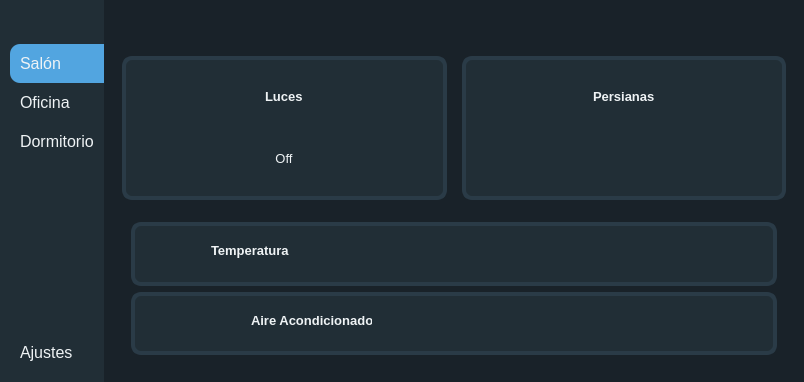
<?xml version="1.0" encoding="UTF-8"?>
<ui version="4.0">
 <class>MainWindow</class>
 <widget class="QMainWindow" name="MainWindow">
  <property name="geometry">
   <rect>
    <x>0</x>
    <y>0</y>
    <width>804</width>
    <height>382</height>
   </rect>
  </property>
  <property name="windowTitle">
   <string>MainWindow</string>
  </property>
  <property name="styleSheet">
   <string notr="true">*{
	border: none;
	background-color: transparent;
	background: transparent;
	padding: 0;
	margin: 0;
	color: #eff3f5;
}

#centralwidget{
	background-color: #192229;
}

#leftMenuSubcontainer{
	background-color: #212e36;
}

#leftMenuSubcontainer QPushButton{
	text-align: left;
	padding: 10px 10px;
	border-top-left-radius: 10px;
	border-bottom-left-radius: 10px;
}

#ports, #budrates, #lights, #blinds, #temperature, #airConditioner{
	background-color: #212e36;
	border-radius: 10px;
	border-style: solid;
	border-width: 4px;
	border-color: #2a3b47;
}
#control_buttons QPushButton{
	background-color: #52a5e0;
	border-radius: 15px;
	padding: 5px 20px;
}
</string>
  </property>
  <widget class="QWidget" name="centralwidget">
   <property name="styleSheet">
    <string notr="true"/>
   </property>
   <layout class="QHBoxLayout" name="horizontalLayout">
    <property name="spacing">
     <number>0</number>
    </property>
    <property name="sizeConstraint">
     <enum>QLayout::SetDefaultConstraint</enum>
    </property>
    <property name="leftMargin">
     <number>0</number>
    </property>
    <property name="topMargin">
     <number>0</number>
    </property>
    <property name="rightMargin">
     <number>0</number>
    </property>
    <property name="bottomMargin">
     <number>0</number>
    </property>
    <item>
     <widget class="QWidget" name="leftMenuContainer" native="true">
      <layout class="QVBoxLayout" name="verticalLayout">
       <property name="spacing">
        <number>0</number>
       </property>
       <property name="leftMargin">
        <number>0</number>
       </property>
       <property name="topMargin">
        <number>0</number>
       </property>
       <property name="rightMargin">
        <number>0</number>
       </property>
       <property name="bottomMargin">
        <number>0</number>
       </property>
       <item alignment="Qt::AlignLeft">
        <widget class="QWidget" name="leftMenuSubcontainer" native="true">
         <layout class="QVBoxLayout" name="verticalLayout_2">
          <property name="spacing">
           <number>0</number>
          </property>
          <property name="leftMargin">
           <number>10</number>
          </property>
          <property name="topMargin">
           <number>0</number>
          </property>
          <property name="rightMargin">
           <number>0</number>
          </property>
          <property name="bottomMargin">
           <number>0</number>
          </property>
          <item alignment="Qt::AlignTop">
           <widget class="QFrame" name="frame">
            <property name="frameShape">
             <enum>QFrame::StyledPanel</enum>
            </property>
            <property name="frameShadow">
             <enum>QFrame::Raised</enum>
            </property>
            <layout class="QHBoxLayout" name="horizontalLayout_2">
             <property name="spacing">
              <number>0</number>
             </property>
             <property name="leftMargin">
              <number>0</number>
             </property>
             <property name="topMargin">
              <number>0</number>
             </property>
             <property name="rightMargin">
              <number>0</number>
             </property>
             <property name="bottomMargin">
              <number>0</number>
             </property>
             <item>
              <widget class="QPushButton" name="menuBtn">
               <property name="toolTip">
                <string>Menu</string>
               </property>
               <property name="text">
                <string/>
               </property>
               <property name="icon">
                <iconset resource="resources.qrc">
                 <normaloff>:/icons/icons/menu.svg</normaloff>:/icons/icons/menu.svg</iconset>
               </property>
               <property name="iconSize">
                <size>
                 <width>24</width>
                 <height>24</height>
                </size>
               </property>
              </widget>
             </item>
            </layout>
           </widget>
          </item>
          <item alignment="Qt::AlignTop">
           <widget class="QFrame" name="frame_2">
            <property name="frameShape">
             <enum>QFrame::StyledPanel</enum>
            </property>
            <property name="frameShadow">
             <enum>QFrame::Raised</enum>
            </property>
            <layout class="QVBoxLayout" name="verticalLayout_3">
             <property name="spacing">
              <number>0</number>
             </property>
             <property name="leftMargin">
              <number>0</number>
             </property>
             <property name="topMargin">
              <number>10</number>
             </property>
             <property name="rightMargin">
              <number>0</number>
             </property>
             <property name="bottomMargin">
              <number>10</number>
             </property>
             <item>
              <widget class="QPushButton" name="livingroomBtn">
               <property name="font">
                <font>
                 <pointsize>12</pointsize>
                </font>
               </property>
               <property name="toolTip">
                <string>Show Livingroom</string>
               </property>
               <property name="styleSheet">
                <string notr="true">background-color: #52a5e0;</string>
               </property>
               <property name="text">
                <string>Salón</string>
               </property>
               <property name="icon">
                <iconset resource="resources.qrc">
                 <normaloff>:/icons/icons/tv.svg</normaloff>:/icons/icons/tv.svg</iconset>
               </property>
               <property name="iconSize">
                <size>
                 <width>24</width>
                 <height>24</height>
                </size>
               </property>
              </widget>
             </item>
             <item>
              <widget class="QPushButton" name="officeBtn">
               <property name="font">
                <font>
                 <pointsize>12</pointsize>
                </font>
               </property>
               <property name="toolTip">
                <string>Show Office</string>
               </property>
               <property name="text">
                <string>Oficina</string>
               </property>
               <property name="icon">
                <iconset resource="resources.qrc">
                 <normaloff>:/icons/icons/archive.svg</normaloff>:/icons/icons/archive.svg</iconset>
               </property>
               <property name="iconSize">
                <size>
                 <width>24</width>
                 <height>24</height>
                </size>
               </property>
              </widget>
             </item>
             <item>
              <widget class="QPushButton" name="bedroomBtn">
               <property name="font">
                <font>
                 <pointsize>12</pointsize>
                </font>
               </property>
               <property name="toolTip">
                <string>Show Bedroom</string>
               </property>
               <property name="text">
                <string>Dormitorio</string>
               </property>
               <property name="icon">
                <iconset resource="resources.qrc">
                 <normaloff>:/icons/icons/bed.png</normaloff>:/icons/icons/bed.png</iconset>
               </property>
               <property name="iconSize">
                <size>
                 <width>24</width>
                 <height>24</height>
                </size>
               </property>
              </widget>
             </item>
            </layout>
           </widget>
          </item>
          <item>
           <spacer name="verticalSpacer">
            <property name="orientation">
             <enum>Qt::Vertical</enum>
            </property>
            <property name="sizeHint" stdset="0">
             <size>
              <width>20</width>
              <height>40</height>
             </size>
            </property>
           </spacer>
          </item>
          <item alignment="Qt::AlignBottom">
           <widget class="QFrame" name="frame_3">
            <property name="frameShape">
             <enum>QFrame::StyledPanel</enum>
            </property>
            <property name="frameShadow">
             <enum>QFrame::Raised</enum>
            </property>
            <layout class="QHBoxLayout" name="horizontalLayout_4">
             <property name="spacing">
              <number>0</number>
             </property>
             <property name="leftMargin">
              <number>0</number>
             </property>
             <property name="topMargin">
              <number>10</number>
             </property>
             <property name="rightMargin">
              <number>0</number>
             </property>
             <property name="bottomMargin">
              <number>10</number>
             </property>
             <item>
              <widget class="QPushButton" name="settingsBtn">
               <property name="font">
                <font>
                 <pointsize>12</pointsize>
                </font>
               </property>
               <property name="toolTip">
                <string>Go to Settings</string>
               </property>
               <property name="text">
                <string>Ajustes</string>
               </property>
               <property name="icon">
                <iconset resource="resources.qrc">
                 <normaloff>:/icons/icons/settings.svg</normaloff>:/icons/icons/settings.svg</iconset>
               </property>
               <property name="iconSize">
                <size>
                 <width>24</width>
                 <height>24</height>
                </size>
               </property>
              </widget>
             </item>
            </layout>
           </widget>
          </item>
         </layout>
        </widget>
       </item>
      </layout>
     </widget>
    </item>
    <item>
     <widget class="QWidget" name="mainBodyContainer" native="true">
      <property name="sizePolicy">
       <sizepolicy hsizetype="Expanding" vsizetype="Preferred">
        <horstretch>0</horstretch>
        <verstretch>0</verstretch>
       </sizepolicy>
      </property>
      <layout class="QVBoxLayout" name="verticalLayout_4">
       <item alignment="Qt::AlignTop">
        <widget class="QWidget" name="headerContainer" native="true">
         <property name="sizePolicy">
          <sizepolicy hsizetype="Preferred" vsizetype="Fixed">
           <horstretch>0</horstretch>
           <verstretch>0</verstretch>
          </sizepolicy>
         </property>
         <layout class="QHBoxLayout" name="horizontalLayout_7">
          <property name="spacing">
           <number>0</number>
          </property>
          <property name="leftMargin">
           <number>0</number>
          </property>
          <property name="topMargin">
           <number>0</number>
          </property>
          <property name="rightMargin">
           <number>0</number>
          </property>
          <property name="bottomMargin">
           <number>0</number>
          </property>
          <item>
           <widget class="QFrame" name="logo">
            <property name="frameShape">
             <enum>QFrame::StyledPanel</enum>
            </property>
            <property name="frameShadow">
             <enum>QFrame::Raised</enum>
            </property>
           </widget>
          </item>
          <item>
           <widget class="QFrame" name="botones_ventana">
            <property name="sizePolicy">
             <sizepolicy hsizetype="Fixed" vsizetype="Preferred">
              <horstretch>0</horstretch>
              <verstretch>0</verstretch>
             </sizepolicy>
            </property>
            <property name="frameShape">
             <enum>QFrame::StyledPanel</enum>
            </property>
            <property name="frameShadow">
             <enum>QFrame::Raised</enum>
            </property>
            <layout class="QHBoxLayout" name="horizontalLayout_8">
             <item>
              <widget class="QPushButton" name="minimizeBtn">
               <property name="sizePolicy">
                <sizepolicy hsizetype="Preferred" vsizetype="Fixed">
                 <horstretch>0</horstretch>
                 <verstretch>0</verstretch>
                </sizepolicy>
               </property>
               <property name="minimumSize">
                <size>
                 <width>40</width>
                 <height>0</height>
                </size>
               </property>
               <property name="text">
                <string/>
               </property>
               <property name="icon">
                <iconset resource="resources.qrc">
                 <normaloff>:/icons/icons/minus.svg</normaloff>:/icons/icons/minus.svg</iconset>
               </property>
               <property name="iconSize">
                <size>
                 <width>16</width>
                 <height>16</height>
                </size>
               </property>
              </widget>
             </item>
             <item>
              <widget class="QPushButton" name="maximizeBtn">
               <property name="sizePolicy">
                <sizepolicy hsizetype="Preferred" vsizetype="Fixed">
                 <horstretch>0</horstretch>
                 <verstretch>0</verstretch>
                </sizepolicy>
               </property>
               <property name="minimumSize">
                <size>
                 <width>40</width>
                 <height>0</height>
                </size>
               </property>
               <property name="text">
                <string/>
               </property>
               <property name="icon">
                <iconset resource="resources.qrc">
                 <normaloff>:/icons/icons/square.svg</normaloff>:/icons/icons/square.svg</iconset>
               </property>
               <property name="iconSize">
                <size>
                 <width>16</width>
                 <height>16</height>
                </size>
               </property>
              </widget>
             </item>
             <item>
              <widget class="QPushButton" name="closeBtn">
               <property name="sizePolicy">
                <sizepolicy hsizetype="Preferred" vsizetype="Fixed">
                 <horstretch>0</horstretch>
                 <verstretch>0</verstretch>
                </sizepolicy>
               </property>
               <property name="minimumSize">
                <size>
                 <width>40</width>
                 <height>0</height>
                </size>
               </property>
               <property name="text">
                <string/>
               </property>
               <property name="icon">
                <iconset resource="resources.qrc">
                 <normaloff>:/icons/icons/x.svg</normaloff>:/icons/icons/x.svg</iconset>
               </property>
               <property name="iconSize">
                <size>
                 <width>16</width>
                 <height>16</height>
                </size>
               </property>
              </widget>
             </item>
            </layout>
           </widget>
          </item>
         </layout>
        </widget>
       </item>
       <item>
        <widget class="QStackedWidget" name="stackedWidget">
         <property name="sizePolicy">
          <sizepolicy hsizetype="Preferred" vsizetype="Preferred">
           <horstretch>0</horstretch>
           <verstretch>0</verstretch>
          </sizepolicy>
         </property>
         <property name="styleSheet">
          <string notr="true"/>
         </property>
         <property name="currentIndex">
          <number>0</number>
         </property>
         <widget class="QWidget" name="livingroomPage">
          <layout class="QVBoxLayout" name="verticalLayout_5">
           <item>
            <widget class="QWidget" name="lights_blinds" native="true">
             <layout class="QHBoxLayout" name="horizontalLayout_9">
              <property name="spacing">
               <number>15</number>
              </property>
              <property name="leftMargin">
               <number>0</number>
              </property>
              <property name="topMargin">
               <number>0</number>
              </property>
              <property name="rightMargin">
               <number>0</number>
              </property>
              <property name="bottomMargin">
               <number>7</number>
              </property>
              <item>
               <widget class="QFrame" name="lights">
                <property name="frameShape">
                 <enum>QFrame::StyledPanel</enum>
                </property>
                <property name="frameShadow">
                 <enum>QFrame::Raised</enum>
                </property>
                <layout class="QVBoxLayout" name="verticalLayout_11">
                 <item alignment="Qt::AlignHCenter|Qt::AlignVCenter">
                  <widget class="QLabel" name="label_7">
                   <property name="font">
                    <font>
                     <pointsize>10</pointsize>
                     <weight>75</weight>
                     <bold>true</bold>
                    </font>
                   </property>
                   <property name="text">
                    <string>Luces</string>
                   </property>
                  </widget>
                 </item>
                 <item alignment="Qt::AlignHCenter|Qt::AlignVCenter">
                  <widget class="QPushButton" name="pushButton">
                   <property name="sizePolicy">
                    <sizepolicy hsizetype="Preferred" vsizetype="Fixed">
                     <horstretch>0</horstretch>
                     <verstretch>0</verstretch>
                    </sizepolicy>
                   </property>
                   <property name="font">
                    <font>
                     <pointsize>10</pointsize>
                    </font>
                   </property>
                   <property name="text">
                    <string>Off</string>
                   </property>
                   <property name="icon">
                    <iconset resource="resources.qrc">
                     <normaloff>:/icons/icons/toggle-left.svg</normaloff>:/icons/icons/toggle-left.svg</iconset>
                   </property>
                   <property name="iconSize">
                    <size>
                     <width>24</width>
                     <height>24</height>
                    </size>
                   </property>
                  </widget>
                 </item>
                </layout>
               </widget>
              </item>
              <item>
               <widget class="QFrame" name="blinds">
                <property name="frameShape">
                 <enum>QFrame::StyledPanel</enum>
                </property>
                <property name="frameShadow">
                 <enum>QFrame::Raised</enum>
                </property>
                <layout class="QVBoxLayout" name="verticalLayout_10">
                 <item alignment="Qt::AlignHCenter|Qt::AlignVCenter">
                  <widget class="QLabel" name="label_8">
                   <property name="font">
                    <font>
                     <pointsize>10</pointsize>
                     <weight>75</weight>
                     <bold>true</bold>
                    </font>
                   </property>
                   <property name="text">
                    <string>Persianas</string>
                   </property>
                  </widget>
                 </item>
                 <item>
                  <widget class="QFrame" name="frame_4">
                   <property name="frameShape">
                    <enum>QFrame::StyledPanel</enum>
                   </property>
                   <property name="frameShadow">
                    <enum>QFrame::Raised</enum>
                   </property>
                   <layout class="QHBoxLayout" name="horizontalLayout_10">
                    <item>
                     <widget class="QPushButton" name="livingBlindDownBtn">
                      <property name="text">
                       <string/>
                      </property>
                      <property name="icon">
                       <iconset resource="resources.qrc">
                        <normaloff>:/icons/icons/chevrons-down.svg</normaloff>:/icons/icons/chevrons-down.svg</iconset>
                      </property>
                      <property name="iconSize">
                       <size>
                        <width>24</width>
                        <height>24</height>
                       </size>
                      </property>
                     </widget>
                    </item>
                    <item>
                     <widget class="QPushButton" name="livingBlindUpBtn">
                      <property name="text">
                       <string/>
                      </property>
                      <property name="icon">
                       <iconset resource="resources.qrc">
                        <normaloff>:/icons/icons/chevrons-up.svg</normaloff>:/icons/icons/chevrons-up.svg</iconset>
                      </property>
                      <property name="iconSize">
                       <size>
                        <width>24</width>
                        <height>24</height>
                       </size>
                      </property>
                     </widget>
                    </item>
                   </layout>
                  </widget>
                 </item>
                </layout>
               </widget>
              </item>
             </layout>
            </widget>
           </item>
           <item>
            <widget class="QWidget" name="temp_airConditioner" native="true">
             <layout class="QVBoxLayout" name="verticalLayout_9">
              <item>
               <widget class="QFrame" name="temperature">
                <property name="frameShape">
                 <enum>QFrame::StyledPanel</enum>
                </property>
                <property name="frameShadow">
                 <enum>QFrame::Raised</enum>
                </property>
                <widget class="QLabel" name="label">
                 <property name="geometry">
                  <rect>
                   <x>80</x>
                   <y>20</y>
                   <width>111</width>
                   <height>16</height>
                  </rect>
                 </property>
                 <property name="font">
                  <font>
                   <pointsize>10</pointsize>
                   <weight>75</weight>
                   <bold>true</bold>
                  </font>
                 </property>
                 <property name="text">
                  <string>Temperatura</string>
                 </property>
                </widget>
               </widget>
              </item>
              <item>
               <widget class="QFrame" name="airConditioner">
                <property name="frameShape">
                 <enum>QFrame::StyledPanel</enum>
                </property>
                <property name="frameShadow">
                 <enum>QFrame::Raised</enum>
                </property>
                <widget class="QLabel" name="label_6">
                 <property name="geometry">
                  <rect>
                   <x>120</x>
                   <y>20</y>
                   <width>121</width>
                   <height>16</height>
                  </rect>
                 </property>
                 <property name="font">
                  <font>
                   <pointsize>10</pointsize>
                   <weight>75</weight>
                   <bold>true</bold>
                  </font>
                 </property>
                 <property name="text">
                  <string>Aire Acondicionado</string>
                 </property>
                </widget>
               </widget>
              </item>
             </layout>
            </widget>
           </item>
          </layout>
         </widget>
         <widget class="QWidget" name="officePage">
          <layout class="QVBoxLayout" name="verticalLayout_6">
           <item>
            <widget class="QLabel" name="label_2">
             <property name="text">
              <string>Oficina</string>
             </property>
             <property name="alignment">
              <set>Qt::AlignCenter</set>
             </property>
            </widget>
           </item>
          </layout>
         </widget>
         <widget class="QWidget" name="bedroomPage">
          <layout class="QVBoxLayout" name="verticalLayout_7">
           <item>
            <widget class="QLabel" name="label_3">
             <property name="text">
              <string>Dormitorio</string>
             </property>
             <property name="alignment">
              <set>Qt::AlignCenter</set>
             </property>
            </widget>
           </item>
          </layout>
         </widget>
         <widget class="QWidget" name="settingsPage">
          <layout class="QVBoxLayout" name="verticalLayout_8">
           <item>
            <spacer name="verticalSpacer_2">
             <property name="orientation">
              <enum>Qt::Vertical</enum>
             </property>
             <property name="sizeHint" stdset="0">
              <size>
               <width>20</width>
               <height>40</height>
              </size>
             </property>
            </spacer>
           </item>
           <item alignment="Qt::AlignVCenter">
            <widget class="QFrame" name="ports">
             <property name="styleSheet">
              <string notr="true"/>
             </property>
             <property name="frameShape">
              <enum>QFrame::StyledPanel</enum>
             </property>
             <property name="frameShadow">
              <enum>QFrame::Raised</enum>
             </property>
             <layout class="QHBoxLayout" name="horizontalLayout_3">
              <item alignment="Qt::AlignHCenter">
               <widget class="QLabel" name="label_4">
                <property name="font">
                 <font>
                  <pointsize>10</pointsize>
                  <weight>75</weight>
                  <bold>true</bold>
                 </font>
                </property>
                <property name="text">
                 <string>Serial Port</string>
                </property>
                <property name="textFormat">
                 <enum>Qt::AutoText</enum>
                </property>
                <property name="scaledContents">
                 <bool>false</bool>
                </property>
               </widget>
              </item>
              <item alignment="Qt::AlignHCenter">
               <widget class="QComboBox" name="serial_ports_list">
                <property name="sizePolicy">
                 <sizepolicy hsizetype="Preferred" vsizetype="Fixed">
                  <horstretch>0</horstretch>
                  <verstretch>0</verstretch>
                 </sizepolicy>
                </property>
                <property name="font">
                 <font>
                  <pointsize>10</pointsize>
                 </font>
                </property>
               </widget>
              </item>
             </layout>
            </widget>
           </item>
           <item alignment="Qt::AlignVCenter">
            <widget class="QFrame" name="budrates">
             <property name="sizePolicy">
              <sizepolicy hsizetype="Preferred" vsizetype="Preferred">
               <horstretch>0</horstretch>
               <verstretch>0</verstretch>
              </sizepolicy>
             </property>
             <property name="frameShape">
              <enum>QFrame::StyledPanel</enum>
             </property>
             <property name="frameShadow">
              <enum>QFrame::Raised</enum>
             </property>
             <layout class="QHBoxLayout" name="horizontalLayout_5">
              <item alignment="Qt::AlignHCenter">
               <widget class="QLabel" name="label_5">
                <property name="font">
                 <font>
                  <pointsize>10</pointsize>
                  <weight>75</weight>
                  <bold>true</bold>
                 </font>
                </property>
                <property name="text">
                 <string>Baudrate</string>
                </property>
               </widget>
              </item>
              <item alignment="Qt::AlignHCenter">
               <widget class="QComboBox" name="baudrates_list">
                <property name="font">
                 <font>
                  <pointsize>10</pointsize>
                 </font>
                </property>
               </widget>
              </item>
             </layout>
            </widget>
           </item>
           <item alignment="Qt::AlignVCenter">
            <widget class="QFrame" name="control_buttons">
             <property name="frameShape">
              <enum>QFrame::StyledPanel</enum>
             </property>
             <property name="frameShadow">
              <enum>QFrame::Raised</enum>
             </property>
             <layout class="QHBoxLayout" name="horizontalLayout_6">
              <item>
               <widget class="QPushButton" name="updateBtn">
                <property name="sizePolicy">
                 <sizepolicy hsizetype="Fixed" vsizetype="Fixed">
                  <horstretch>0</horstretch>
                  <verstretch>0</verstretch>
                 </sizepolicy>
                </property>
                <property name="font">
                 <font>
                  <pointsize>10</pointsize>
                  <weight>75</weight>
                  <bold>true</bold>
                 </font>
                </property>
                <property name="text">
                 <string>Actualizar Puertos</string>
                </property>
               </widget>
              </item>
              <item>
               <widget class="QPushButton" name="connectBtn">
                <property name="sizePolicy">
                 <sizepolicy hsizetype="Fixed" vsizetype="Fixed">
                  <horstretch>0</horstretch>
                  <verstretch>0</verstretch>
                 </sizepolicy>
                </property>
                <property name="font">
                 <font>
                  <pointsize>10</pointsize>
                  <weight>75</weight>
                  <bold>true</bold>
                 </font>
                </property>
                <property name="text">
                 <string>Conectar </string>
                </property>
               </widget>
              </item>
              <item>
               <widget class="QPushButton" name="disconnectBtn">
                <property name="sizePolicy">
                 <sizepolicy hsizetype="Fixed" vsizetype="Fixed">
                  <horstretch>0</horstretch>
                  <verstretch>0</verstretch>
                 </sizepolicy>
                </property>
                <property name="font">
                 <font>
                  <pointsize>10</pointsize>
                  <weight>75</weight>
                  <bold>true</bold>
                 </font>
                </property>
                <property name="text">
                 <string>Desconectar</string>
                </property>
               </widget>
              </item>
             </layout>
            </widget>
           </item>
           <item>
            <spacer name="verticalSpacer_3">
             <property name="orientation">
              <enum>Qt::Vertical</enum>
             </property>
             <property name="sizeHint" stdset="0">
              <size>
               <width>20</width>
               <height>40</height>
              </size>
             </property>
            </spacer>
           </item>
          </layout>
         </widget>
        </widget>
       </item>
      </layout>
     </widget>
    </item>
   </layout>
  </widget>
 </widget>
 <resources>
  <include location="resources.qrc"/>
 </resources>
 <connections/>
</ui>
